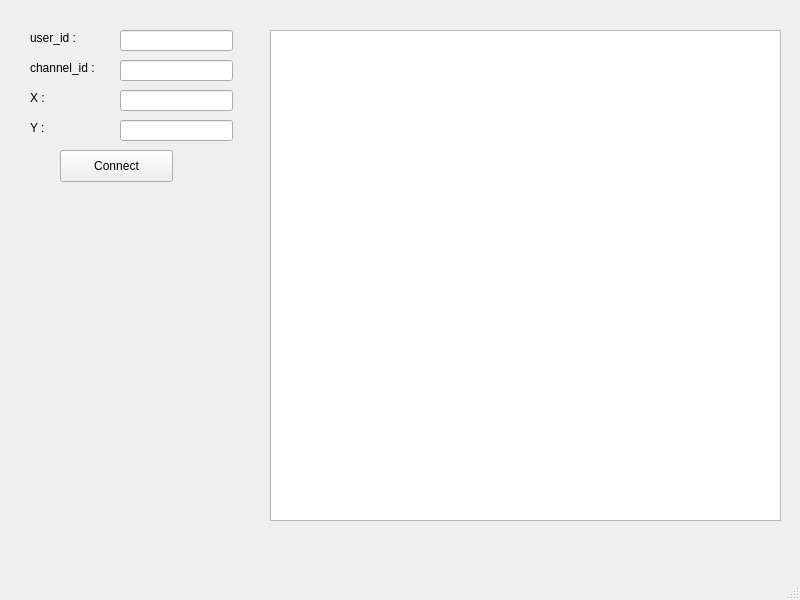
<?xml version="1.0" encoding="UTF-8"?>
<ui version="4.0">
 <class>MainWindow</class>
 <widget class="QMainWindow" name="MainWindow">
  <property name="geometry">
   <rect>
    <x>0</x>
    <y>0</y>
    <width>800</width>
    <height>600</height>
   </rect>
  </property>
  <property name="windowTitle">
   <string>MainWindow</string>
  </property>
  <widget class="QWidget" name="centralwidget">
   <widget class="QLabel" name="label">
    <property name="geometry">
     <rect>
      <x>30</x>
      <y>30</y>
      <width>81</width>
      <height>16</height>
     </rect>
    </property>
    <property name="text">
     <string>user_id : </string>
    </property>
   </widget>
   <widget class="QLabel" name="label_2">
    <property name="geometry">
     <rect>
      <x>30</x>
      <y>60</y>
      <width>81</width>
      <height>16</height>
     </rect>
    </property>
    <property name="text">
     <string>channel_id : </string>
    </property>
   </widget>
   <widget class="QLabel" name="label_3">
    <property name="geometry">
     <rect>
      <x>30</x>
      <y>90</y>
      <width>81</width>
      <height>16</height>
     </rect>
    </property>
    <property name="text">
     <string>X : </string>
    </property>
   </widget>
   <widget class="QLabel" name="label_4">
    <property name="geometry">
     <rect>
      <x>30</x>
      <y>120</y>
      <width>81</width>
      <height>16</height>
     </rect>
    </property>
    <property name="text">
     <string>Y : </string>
    </property>
   </widget>
   <widget class="QPushButton" name="connectButton">
    <property name="geometry">
     <rect>
      <x>60</x>
      <y>150</y>
      <width>113</width>
      <height>32</height>
     </rect>
    </property>
    <property name="text">
     <string>Connect</string>
    </property>
   </widget>
   <widget class="QLineEdit" name="userIdEdit">
    <property name="geometry">
     <rect>
      <x>120</x>
      <y>30</y>
      <width>113</width>
      <height>21</height>
     </rect>
    </property>
   </widget>
   <widget class="QLineEdit" name="channelIdEdit">
    <property name="geometry">
     <rect>
      <x>120</x>
      <y>60</y>
      <width>113</width>
      <height>21</height>
     </rect>
    </property>
   </widget>
   <widget class="QLineEdit" name="XEdit">
    <property name="geometry">
     <rect>
      <x>120</x>
      <y>90</y>
      <width>113</width>
      <height>21</height>
     </rect>
    </property>
   </widget>
   <widget class="QLineEdit" name="YEdit">
    <property name="geometry">
     <rect>
      <x>120</x>
      <y>120</y>
      <width>113</width>
      <height>21</height>
     </rect>
    </property>
   </widget>
   <widget class="QTextBrowser" name="boardEdit">
    <property name="geometry">
     <rect>
      <x>270</x>
      <y>30</y>
      <width>511</width>
      <height>491</height>
     </rect>
    </property>
   </widget>
  </widget>
  <widget class="QMenuBar" name="menubar">
   <property name="geometry">
    <rect>
     <x>0</x>
     <y>0</y>
     <width>800</width>
     <height>24</height>
    </rect>
   </property>
  </widget>
  <widget class="QStatusBar" name="statusbar"/>
 </widget>
 <resources/>
 <connections/>
</ui>
